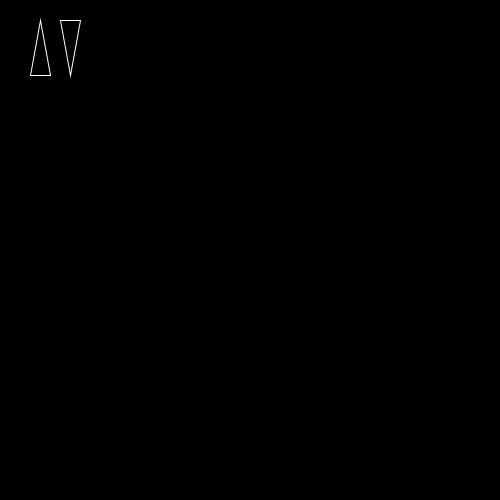
Frame 1 (no input)
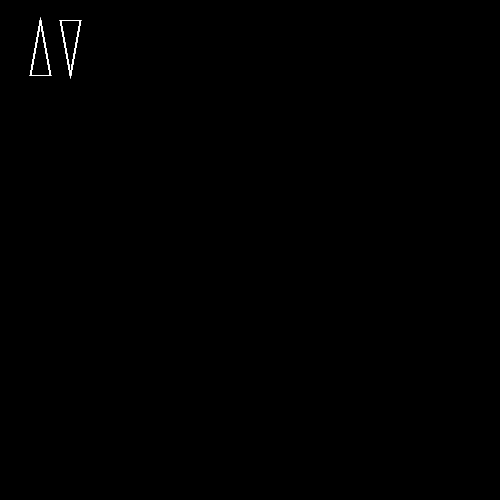
Frame 60 (the mouse pressed at the canvas centre just before this capture)
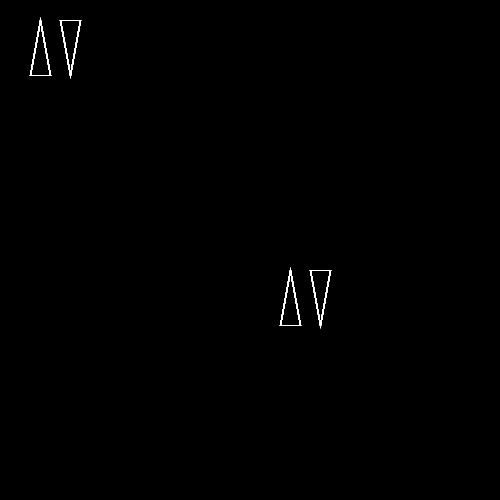
Frame 120 (the mouse held since frame 60 and released just before this capture)

The Processing sketch that drew these frames (run headless with seeded random() and noise(); from frame 60 on, the mouse is pressed at the canvas centre):

// Processing sketch: processing_168453
// ── processing_168453.pde

void setup()
{
size(500,500);
background(0,255);
}

void draw()
{
  //background(0,255);
  //println(mouseX)
  translate(mouseX,mouseY);
  noFill();
  stroke(255);
  beginShape(TRIANGLES);
vertex(30, 75);
vertex(40, 20);
vertex(50, 75);
vertex(60, 20);
vertex(70, 75);
vertex(80, 20);
endShape();
}
